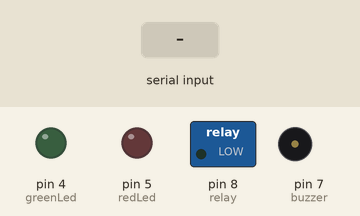
Bench run of a sketch on a simulated Arduino Uno, built with avr-gcc and run on an emulated ATmega328P. Shown: switched loads named in the sketch (green lamp = pin HIGH), output pins drawn as LEDs (lit = HIGH), buzzer (waves = sounding). The test bench sets the inputs (shaded band). Pins used as bus, display or sensor lines are not drawn; what the sketch prints to the serial monitor is not drawn.

Above: at 2.2 s.
2.3 s: "E" received over Serial
At 3.3 s:
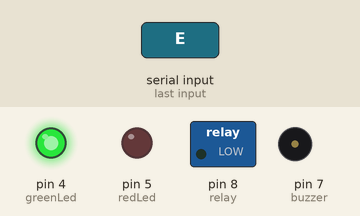
At 5.1 s:
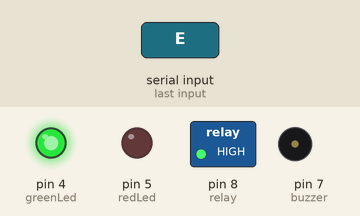
5.3 s: "X" received over Serial
At 7.6 s:
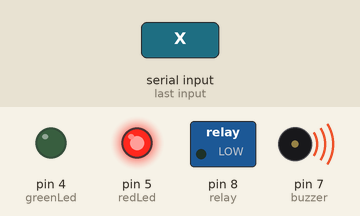
Timing chart, 0 to 10.3 s (numbered marks = the images above; inputs shaded):
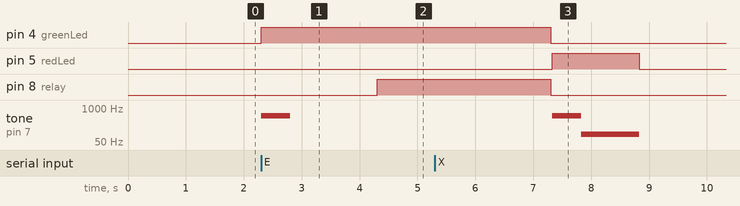

The sketch:

RFID_Relay_Door_Access.ino
```cpp
#include <SPI.h>
#include <MFRC522.h>

#define SS_PIN 10
#define RST_PIN 9
#define TRANSMITTER_NUMBER 1  // Define your transmitter number

const int greenLed = 4;  // LED verde para acceso permitido
const int redLed = 5;    // LED rojo para acceso denegado
const int buzzer = 7;
const int relay = 8;
char lastUID[16] = "";  // Para almacenar el último UID leído como una cadena de caracteres
bool cardDetected = false;  // Indicador para saber si una tarjeta ha sido detectada
MFRC522 mfrc522(SS_PIN, RST_PIN);

unsigned long lastReadTime = 0;  // Almacenar el tiempo de la última lectura
const unsigned long debounceDelay = 1000;  // Retardo para evitar lecturas consecutivas (1 segundo)

unsigned long pulseDuration = 3000;  // Duración del pulso en milisegundos
unsigned long restDuration = 700;  // Tiempo de descanso antes de otro pulso


void setup()  {
  Serial.begin(9600);

  pinMode(relay, OUTPUT);
  pinMode(greenLed, OUTPUT);  // Configurar el pin del LED verde como salida
  pinMode(redLed, OUTPUT);    // Configurar el pin del LED rojo como salida

  while (!Serial);
  SPI.begin();
  mfrc522.PCD_Init();
  delay(1000);
  mfrc522.PCD_DumpVersionToSerial();
}
void loop() {
  // Manejar los comandos desde el puerto serial
  handleSerialCommands();
  // Manejar la lectura de tarjetas RFID
  handleRFID();
}
void handleRFID() {
  // Verificar si hay una tarjeta RFID presente y si ha pasado suficiente tiempo desde la última lectura
  if (mfrc522.PICC_IsNewCardPresent() && mfrc522.PICC_ReadCardSerial() && (millis() - lastReadTime > debounceDelay)) {
    char currentUID[16] = "";  // Buffer para el UID actual

    // Leer el UID y formatearlo en hexadecimal directamente en mayúsculas
    for (byte i = 0; i < mfrc522.uid.size; i++) {
      sprintf(&currentUID[i * 3], "%02X", mfrc522.uid.uidByte[i]);  // Almacenar cada byte en HEX en mayúsculas
      if (i < mfrc522.uid.size - 1) {
        currentUID[i * 3 + 2] = ' ';  // Añadir espacio entre bytes
      }
    }

    // Verificar si el UID es diferente al último leído
    if (strcmp(currentUID, lastUID) != 0) {
      strcpy(lastUID, currentUID);  // Actualizar el último UID leído
      //Serial.println("Transmitter " + String(TRANSMITTER_NUMBER) + ": Card UID: " + String(currentUID));  // Enviar el UID junto al número del transmisor
      Serial.println("Card UID: " + String(currentUID));  // Enviar el UID junto al número del transmisor

      lastReadTime = millis();  // Actualizar el tiempo de la última lectura
      cardDetected = true;  // Establecer que se ha detectado una tarjeta

      // Aquí podrías agregar código para ejecutar acciones como activar un relé, etc.
    }
  }
  else if (cardDetected && !mfrc522.PICC_IsNewCardPresent()) {
    // Si no hay una tarjeta presente pero antes se había detectado una, resetear el último UID leído
    lastUID[0] = '\0';  // Borrar el último UID leído
    cardDetected = false;  // Indicar que ya no hay una tarjeta en el rango
  }
}

void handleSerialCommands() {
  // Verificar si hay datos disponibles en el puerto serial
  if (Serial.available() > 0) {
    // Leer el comando serial
    int myCharacter = Serial.read();

    // Realizar acciones basadas en el comando recibido
    if (myCharacter == 'E') {
      // Acción para el comando 'E'
      performActionE();
    } else if (myCharacter == 'X') {
      // Acción para el comando 'X'
      performActionX();
    }
  }
}

void performActionE() {
  // Realizar acciones asociadas con el comando 'E'
  // Apagar el LED rojo y encender el LED verde para indicar acceso permitido
  digitalWrite(redLed, LOW);    // Asegúrate de que el LED rojo esté apagado
  digitalWrite(greenLed, HIGH); // Encender el LED verde

  tone(buzzer, 500, 500);
  tone(buzzer, 500, 500);
  delay(2000);

  digitalWrite(relay, HIGH);  // Activa la cerradura
  delay(pulseDuration);       // Mantiene la cerradura activada por el tiempo definido
  digitalWrite(relay, LOW);   // Desactiva la cerradura
  //delay(restDuration);        // Espera un tiempo de descanso antes del siguiente ciclo (ya no hay ciclo for, me servia para las cerraduras magneticas pq sino se calientan una locura si estan encendidas mas de 1 segundo, hay que dejarlas descansar wacho)

  digitalWrite(greenLed, LOW);  // Apagar el LED verde cuando termine
}

void performActionX() {
  // Realizar acciones asociadas con el comando 'X'
  digitalWrite(greenLed, LOW);   // Asegúrate de que el LED verde esté apagado
  digitalWrite(redLed, HIGH);    // Encender el LED rojo

  tone(buzzer, 500, 500);

  unsigned long startTime = millis();
  while (millis() - startTime < 500) {}

  tone(buzzer, 100, 1000);

  unsigned long startTime2 = millis();
  while (millis() - startTime2 < 1000) {}

  digitalWrite(redLed, LOW);  // Apagar el LED rojo cuando termine
}
```

Measured:
- after the input at 2.3 s, pin 4 (greenLed): LOW → HIGH at once; pin 8 (relay): LOW → HIGH after 2.0 s; tone on pin 7 (buzzer): silent → 500 Hz at once, → silent 0.50 s later
- after the input at 5.3 s, pin 5 (redLed): LOW → HIGH after 2.0 s, → LOW 1.5 s later; tone on pin 7 (buzzer): silent → 500 Hz after 2.0 s, → 100 Hz 0.50 s later, → silent 1.0 s later
